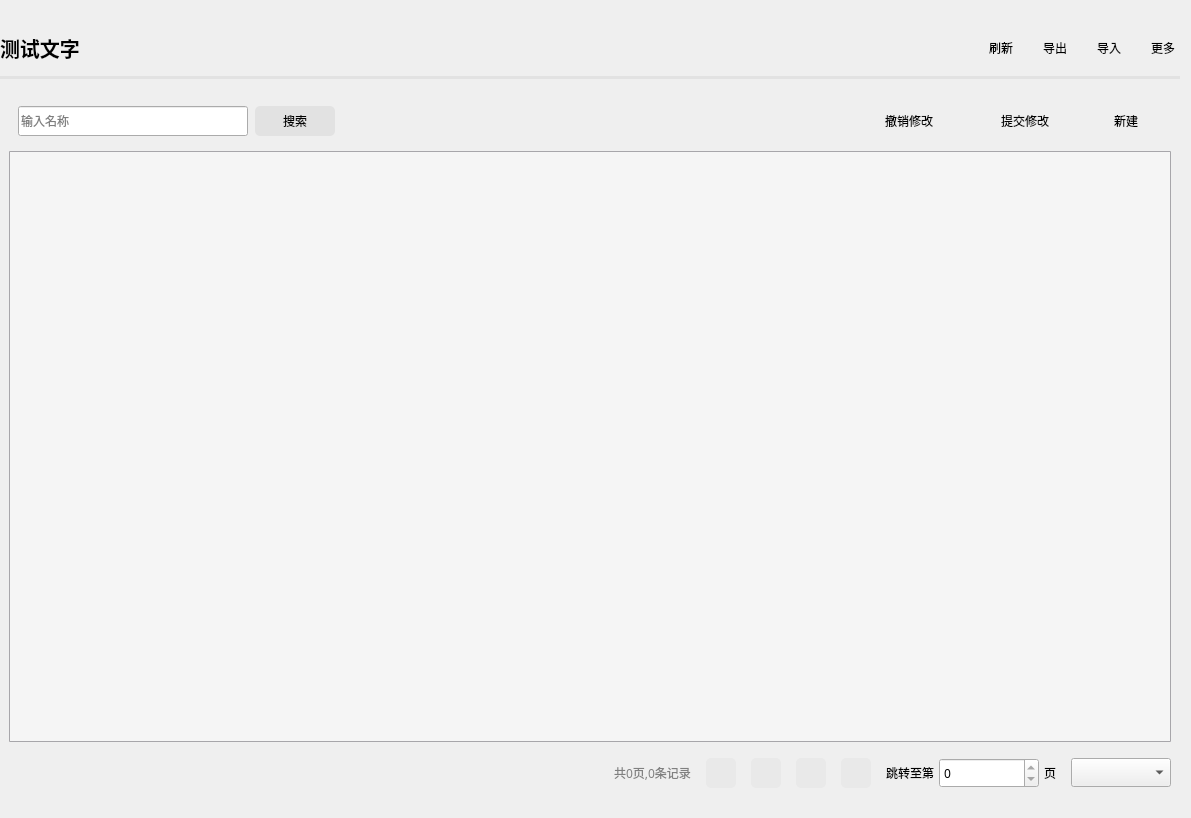
<?xml version="1.0" encoding="UTF-8"?>
<ui version="4.0">
 <class>CustomTableWidget</class>
 <widget class="QWidget" name="CustomTableWidget">
  <property name="geometry">
   <rect>
    <x>0</x>
    <y>0</y>
    <width>1191</width>
    <height>818</height>
   </rect>
  </property>
  <property name="windowTitle">
   <string>Form</string>
  </property>
  <layout class="QGridLayout" name="gridLayout_4">
   <property name="leftMargin">
    <number>0</number>
   </property>
   <item row="0" column="0">
    <widget class="QWidget" name="topWidget" native="true">
     <property name="minimumSize">
      <size>
       <width>0</width>
       <height>80</height>
      </size>
     </property>
     <property name="maximumSize">
      <size>
       <width>16777215</width>
       <height>80</height>
      </size>
     </property>
     <property name="styleSheet">
      <string notr="true">QWidget#rightTopWidget{border-bottom:1px solid #d6d6d6;}</string>
     </property>
     <layout class="QGridLayout" name="gridLayout_3">
      <property name="leftMargin">
       <number>0</number>
      </property>
      <property name="topMargin">
       <number>0</number>
      </property>
      <property name="rightMargin">
       <number>0</number>
      </property>
      <property name="bottomMargin">
       <number>0</number>
      </property>
      <property name="spacing">
       <number>0</number>
      </property>
      <item row="0" column="0">
       <layout class="QVBoxLayout" name="verticalLayout">
        <property name="spacing">
         <number>3</number>
        </property>
        <item>
         <layout class="QHBoxLayout" name="tempLayout">
          <property name="spacing">
           <number>12</number>
          </property>
          <item>
           <widget class="QLabel" name="nameLabel">
            <property name="minimumSize">
             <size>
              <width>0</width>
              <height>50</height>
             </size>
            </property>
            <property name="maximumSize">
             <size>
              <width>16777215</width>
              <height>50</height>
             </size>
            </property>
            <property name="baseSize">
             <size>
              <width>200</width>
              <height>50</height>
             </size>
            </property>
            <property name="font">
             <font>
              <family>宋体</family>
              <pointsize>15</pointsize>
              <bold>true</bold>
             </font>
            </property>
            <property name="text">
             <string>测试文字</string>
            </property>
            <property name="scaledContents">
             <bool>true</bool>
            </property>
            <property name="alignment">
             <set>Qt::AlignLeading|Qt::AlignLeft|Qt::AlignVCenter</set>
            </property>
            <property name="wordWrap">
             <bool>false</bool>
            </property>
            <property name="margin">
             <number>10</number>
            </property>
           </widget>
          </item>
          <item>
           <widget class="QLabel" name="describeLabel">
            <property name="minimumSize">
             <size>
              <width>250</width>
              <height>50</height>
             </size>
            </property>
            <property name="font">
             <font>
              <family>黑体</family>
              <pointsize>10</pointsize>
             </font>
            </property>
            <property name="frameShadow">
             <enum>QFrame::Plain</enum>
            </property>
            <property name="text">
             <string/>
            </property>
            <property name="scaledContents">
             <bool>true</bool>
            </property>
            <property name="alignment">
             <set>Qt::AlignBottom|Qt::AlignLeading|Qt::AlignLeft</set>
            </property>
            <property name="wordWrap">
             <bool>false</bool>
            </property>
            <property name="margin">
             <number>13</number>
            </property>
           </widget>
          </item>
          <item>
           <spacer name="tempLayoutHSpacer">
            <property name="orientation">
             <enum>Qt::Horizontal</enum>
            </property>
            <property name="sizeType">
             <enum>QSizePolicy::Expanding</enum>
            </property>
            <property name="sizeHint" stdset="0">
             <size>
              <width>40</width>
              <height>50</height>
             </size>
            </property>
           </spacer>
          </item>
          <item>
           <widget class="QToolButton" name="btnRefresh">
            <property name="minimumSize">
             <size>
              <width>30</width>
              <height>30</height>
             </size>
            </property>
            <property name="maximumSize">
             <size>
              <width>80</width>
              <height>30</height>
             </size>
            </property>
            <property name="font">
             <font>
              <family>黑体</family>
             </font>
            </property>
            <property name="cursor">
             <cursorShape>PointingHandCursor</cursorShape>
            </property>
            <property name="toolTip">
             <string>刷新</string>
            </property>
            <property name="styleSheet">
             <string notr="true">QToolButton{padding-left:5px;border:0px;border-radius:5px;background:transparent;}
QToolButton:hover{padding-left:5px;border:0px;border-radius:5px;background:transparent #e2e2e2;}</string>
            </property>
            <property name="text">
             <string> 刷新</string>
            </property>
            <property name="icon">
             <iconset resource="../../qrc/custom/custom.qrc">
              <normaloff>:/custom/icons/loading.png</normaloff>:/custom/icons/loading.png</iconset>
            </property>
            <property name="iconSize">
             <size>
              <width>22</width>
              <height>22</height>
             </size>
            </property>
            <property name="toolButtonStyle">
             <enum>Qt::ToolButtonTextBesideIcon</enum>
            </property>
           </widget>
          </item>
          <item>
           <widget class="QToolButton" name="btnExport">
            <property name="minimumSize">
             <size>
              <width>30</width>
              <height>30</height>
             </size>
            </property>
            <property name="maximumSize">
             <size>
              <width>80</width>
              <height>30</height>
             </size>
            </property>
            <property name="font">
             <font>
              <family>黑体</family>
             </font>
            </property>
            <property name="cursor">
             <cursorShape>PointingHandCursor</cursorShape>
            </property>
            <property name="styleSheet">
             <string notr="true">QToolButton{padding-left:5px;border:0px;border-radius:5px;background:transparent;}
QToolButton:hover{padding-left:5px;border:0px;border-radius:5px;background:transparent #e2e2e2;}</string>
            </property>
            <property name="text">
             <string> 导出</string>
            </property>
            <property name="icon">
             <iconset resource="../../qrc/custom/custom.qrc">
              <normaloff>:/custom/icons/export.png</normaloff>:/custom/icons/export.png</iconset>
            </property>
            <property name="iconSize">
             <size>
              <width>22</width>
              <height>22</height>
             </size>
            </property>
            <property name="toolButtonStyle">
             <enum>Qt::ToolButtonTextBesideIcon</enum>
            </property>
           </widget>
          </item>
          <item>
           <widget class="QToolButton" name="btnImport">
            <property name="minimumSize">
             <size>
              <width>30</width>
              <height>30</height>
             </size>
            </property>
            <property name="maximumSize">
             <size>
              <width>80</width>
              <height>30</height>
             </size>
            </property>
            <property name="font">
             <font>
              <family>黑体</family>
             </font>
            </property>
            <property name="cursor">
             <cursorShape>PointingHandCursor</cursorShape>
            </property>
            <property name="styleSheet">
             <string notr="true">QToolButton{padding-left:5px;border:0px;border-radius:5px;background:transparent;}
QToolButton:hover{padding-left:5px;border:0px;border-radius:5px;background:transparent #e2e2e2;}</string>
            </property>
            <property name="text">
             <string> 导入</string>
            </property>
            <property name="icon">
             <iconset resource="../../qrc/custom/custom.qrc">
              <normaloff>:/custom/icons/import.png</normaloff>:/custom/icons/import.png</iconset>
            </property>
            <property name="iconSize">
             <size>
              <width>22</width>
              <height>22</height>
             </size>
            </property>
            <property name="toolButtonStyle">
             <enum>Qt::ToolButtonTextBesideIcon</enum>
            </property>
           </widget>
          </item>
          <item>
           <widget class="QToolButton" name="btnMore">
            <property name="minimumSize">
             <size>
              <width>30</width>
              <height>30</height>
             </size>
            </property>
            <property name="maximumSize">
             <size>
              <width>80</width>
              <height>30</height>
             </size>
            </property>
            <property name="font">
             <font>
              <family>黑体</family>
             </font>
            </property>
            <property name="cursor">
             <cursorShape>PointingHandCursor</cursorShape>
            </property>
            <property name="toolTip">
             <string>更多</string>
            </property>
            <property name="styleSheet">
             <string notr="true">QToolButton{padding-left:5px;border:0px;border-radius:5px;background:transparent;}
QToolButton:hover{padding-left:5px;border:0px;border-radius:5px;background:transparent #e2e2e2;}</string>
            </property>
            <property name="text">
             <string> 更多</string>
            </property>
            <property name="icon">
             <iconset resource="../../qrc/custom/custom.qrc">
              <normaloff>:/custom/icons/more.png</normaloff>:/custom/icons/more.png</iconset>
            </property>
            <property name="iconSize">
             <size>
              <width>22</width>
              <height>22</height>
             </size>
            </property>
            <property name="toolButtonStyle">
             <enum>Qt::ToolButtonTextBesideIcon</enum>
            </property>
           </widget>
          </item>
         </layout>
        </item>
        <item>
         <widget class="Line" name="line">
          <property name="styleSheet">
           <string notr="true">background-color:#e2e2e2;border-top: 0px solid red;</string>
          </property>
          <property name="orientation">
           <enum>Qt::Horizontal</enum>
          </property>
         </widget>
        </item>
       </layout>
      </item>
     </layout>
    </widget>
   </item>
   <item row="1" column="0">
    <widget class="QWidget" name="bottomWidget" native="true">
     <property name="styleSheet">
      <string notr="true"/>
     </property>
     <layout class="QGridLayout" name="gridLayout_5">
      <item row="0" column="0">
       <widget class="QWidget" name="functionWidget" native="true">
        <property name="styleSheet">
         <string notr="true"/>
        </property>
        <layout class="QGridLayout" name="gridLayout_2">
         <property name="topMargin">
          <number>0</number>
         </property>
         <item row="0" column="0">
          <layout class="QHBoxLayout" name="functionLayout">
           <item>
            <layout class="QHBoxLayout" name="leftTopLayout">
             <property name="spacing">
              <number>7</number>
             </property>
             <item>
              <widget class="QLineEdit" name="globalSearch">
               <property name="minimumSize">
                <size>
                 <width>230</width>
                 <height>30</height>
                </size>
               </property>
               <property name="maximumSize">
                <size>
                 <width>230</width>
                 <height>30</height>
                </size>
               </property>
               <property name="font">
                <font>
                 <family>黑体</family>
                </font>
               </property>
               <property name="toolTip">
                <string>搜索</string>
               </property>
               <property name="styleSheet">
                <string notr="true"/>
               </property>
               <property name="placeholderText">
                <string>输入名称</string>
               </property>
              </widget>
             </item>
             <item>
              <widget class="QPushButton" name="globalAdd">
               <property name="minimumSize">
                <size>
                 <width>80</width>
                 <height>30</height>
                </size>
               </property>
               <property name="maximumSize">
                <size>
                 <width>80</width>
                 <height>16777215</height>
                </size>
               </property>
               <property name="font">
                <font>
                 <family>黑体</family>
                </font>
               </property>
               <property name="cursor">
                <cursorShape>PointingHandCursor</cursorShape>
               </property>
               <property name="toolTip">
                <string>新建</string>
               </property>
               <property name="styleSheet">
                <string notr="true">QPushButton{border-radius:5px;border:0px;background:#e2e2e2;}
QPushButton:hover{background:#d1d1d1;}</string>
               </property>
               <property name="text">
                <string>搜索</string>
               </property>
               <property name="icon">
                <iconset resource="../../qrc/custom/custom.qrc">
                 <normaloff>:/custom/icons/search.png</normaloff>:/custom/icons/search.png</iconset>
               </property>
              </widget>
             </item>
            </layout>
           </item>
           <item>
            <spacer name="horizontalSpacer_2">
             <property name="orientation">
              <enum>Qt::Horizontal</enum>
             </property>
             <property name="sizeHint" stdset="0">
              <size>
               <width>40</width>
               <height>20</height>
              </size>
             </property>
            </spacer>
           </item>
           <item>
            <widget class="QToolButton" name="btnRollback">
             <property name="minimumSize">
              <size>
               <width>110</width>
               <height>30</height>
              </size>
             </property>
             <property name="maximumSize">
              <size>
               <width>110</width>
               <height>30</height>
              </size>
             </property>
             <property name="font">
              <font>
               <family>黑体</family>
              </font>
             </property>
             <property name="cursor">
              <cursorShape>PointingHandCursor</cursorShape>
             </property>
             <property name="toolTip">
              <string>新建</string>
             </property>
             <property name="styleSheet">
              <string notr="true">QToolButton{padding-left:5px;border:0px;border-radius:5px;background:transparent;}
QToolButton:hover{padding-left:5px;border:0px;border-radius:5px;background:transparent #e2e2e2;}</string>
             </property>
             <property name="text">
              <string> 撤销修改</string>
             </property>
             <property name="icon">
              <iconset resource="../../qrc/custom/custom.qrc">
               <normaloff>:/custom/icons/add.png</normaloff>:/custom/icons/add.png</iconset>
             </property>
             <property name="iconSize">
              <size>
               <width>22</width>
               <height>22</height>
              </size>
             </property>
             <property name="toolButtonStyle">
              <enum>Qt::ToolButtonTextBesideIcon</enum>
             </property>
            </widget>
           </item>
           <item>
            <widget class="QToolButton" name="btnCommit">
             <property name="minimumSize">
              <size>
               <width>110</width>
               <height>30</height>
              </size>
             </property>
             <property name="maximumSize">
              <size>
               <width>110</width>
               <height>30</height>
              </size>
             </property>
             <property name="font">
              <font>
               <family>黑体</family>
              </font>
             </property>
             <property name="cursor">
              <cursorShape>PointingHandCursor</cursorShape>
             </property>
             <property name="toolTip">
              <string>新建</string>
             </property>
             <property name="styleSheet">
              <string notr="true">QToolButton{padding-left:5px;border:0px;border-radius:5px;background:transparent;}
QToolButton:hover{padding-left:5px;border:0px;border-radius:5px;background:transparent #e2e2e2;}</string>
             </property>
             <property name="text">
              <string> 提交修改</string>
             </property>
             <property name="icon">
              <iconset resource="../../qrc/custom/custom.qrc">
               <normaloff>:/custom/icons/add.png</normaloff>:/custom/icons/add.png</iconset>
             </property>
             <property name="iconSize">
              <size>
               <width>22</width>
               <height>22</height>
              </size>
             </property>
             <property name="toolButtonStyle">
              <enum>Qt::ToolButtonTextBesideIcon</enum>
             </property>
            </widget>
           </item>
           <item>
            <widget class="QToolButton" name="btnAdd">
             <property name="minimumSize">
              <size>
               <width>80</width>
               <height>30</height>
              </size>
             </property>
             <property name="maximumSize">
              <size>
               <width>80</width>
               <height>30</height>
              </size>
             </property>
             <property name="font">
              <font>
               <family>黑体</family>
              </font>
             </property>
             <property name="cursor">
              <cursorShape>PointingHandCursor</cursorShape>
             </property>
             <property name="toolTip">
              <string>新建</string>
             </property>
             <property name="styleSheet">
              <string notr="true">QToolButton{padding-left:5px;border:0px;border-radius:5px;background:transparent;}
QToolButton:hover{padding-left:5px;border:0px;border-radius:5px;background:transparent #e2e2e2;}</string>
             </property>
             <property name="text">
              <string> 新建</string>
             </property>
             <property name="icon">
              <iconset resource="../../qrc/custom/custom.qrc">
               <normaloff>:/custom/icons/add.png</normaloff>:/custom/icons/add.png</iconset>
             </property>
             <property name="iconSize">
              <size>
               <width>22</width>
               <height>22</height>
              </size>
             </property>
             <property name="toolButtonStyle">
              <enum>Qt::ToolButtonTextBesideIcon</enum>
             </property>
            </widget>
           </item>
          </layout>
         </item>
        </layout>
       </widget>
      </item>
      <item row="1" column="0">
       <widget class="QTableView" name="tableMain">
        <property name="font">
         <font>
          <family>黑体</family>
         </font>
        </property>
        <property name="styleSheet">
         <string notr="true">QTableView{background-color:#f5f5f5;border:1px solid rgb(167, 166, 170);border-radius:1px;}</string>
        </property>
       </widget>
      </item>
      <item row="2" column="0">
       <widget class="QWidget" name="pageWidget" native="true">
        <layout class="QGridLayout" name="gridLayout">
         <property name="leftMargin">
          <number>0</number>
         </property>
         <property name="topMargin">
          <number>10</number>
         </property>
         <property name="rightMargin">
          <number>0</number>
         </property>
         <property name="bottomMargin">
          <number>10</number>
         </property>
         <property name="spacing">
          <number>0</number>
         </property>
         <item row="0" column="0">
          <layout class="QHBoxLayout" name="horizontalLayout">
           <property name="spacing">
            <number>15</number>
           </property>
           <item>
            <spacer name="horizontalSpacer_3">
             <property name="orientation">
              <enum>Qt::Horizontal</enum>
             </property>
             <property name="sizeHint" stdset="0">
              <size>
               <width>40</width>
               <height>20</height>
              </size>
             </property>
            </spacer>
           </item>
           <item>
            <widget class="QLabel" name="pageDescribe">
             <property name="font">
              <font>
               <family>黑体</family>
              </font>
             </property>
             <property name="styleSheet">
              <string notr="true">color:gray;</string>
             </property>
             <property name="text">
              <string>共0页,0条记录</string>
             </property>
            </widget>
           </item>
           <item>
            <widget class="QPushButton" name="btnFirst">
             <property name="minimumSize">
              <size>
               <width>30</width>
               <height>30</height>
              </size>
             </property>
             <property name="maximumSize">
              <size>
               <width>30</width>
               <height>30</height>
              </size>
             </property>
             <property name="font">
              <font>
               <family>黑体</family>
               <pointsize>9</pointsize>
              </font>
             </property>
             <property name="cursor">
              <cursorShape>PointingHandCursor</cursorShape>
             </property>
             <property name="toolTip">
              <string>第一页</string>
             </property>
             <property name="styleSheet">
              <string notr="true">QPushButton{background:#e9e9e9;border:0px solid rgb(167, 166, 170);border-radius:5px;}QPushButton:hover{background:#d2d2d2;}QPushButton:press{background:#d2d2d2;}</string>
             </property>
             <property name="text">
              <string/>
             </property>
             <property name="iconSize">
              <size>
               <width>18</width>
               <height>18</height>
              </size>
             </property>
            </widget>
           </item>
           <item>
            <widget class="QPushButton" name="btnPre">
             <property name="minimumSize">
              <size>
               <width>30</width>
               <height>30</height>
              </size>
             </property>
             <property name="maximumSize">
              <size>
               <width>30</width>
               <height>30</height>
              </size>
             </property>
             <property name="font">
              <font>
               <family>黑体</family>
               <pointsize>9</pointsize>
              </font>
             </property>
             <property name="cursor">
              <cursorShape>PointingHandCursor</cursorShape>
             </property>
             <property name="toolTip">
              <string>上一页</string>
             </property>
             <property name="styleSheet">
              <string notr="true">QPushButton{background:#e9e9e9;border:0px solid rgb(167, 166, 170);border-radius:5px;}QPushButton:hover{background:#d2d2d2;}QPushButton:press{background:#d2d2d2;}</string>
             </property>
             <property name="text">
              <string/>
             </property>
             <property name="iconSize">
              <size>
               <width>18</width>
               <height>18</height>
              </size>
             </property>
            </widget>
           </item>
           <item>
            <widget class="QPushButton" name="btnNext">
             <property name="minimumSize">
              <size>
               <width>30</width>
               <height>30</height>
              </size>
             </property>
             <property name="maximumSize">
              <size>
               <width>30</width>
               <height>30</height>
              </size>
             </property>
             <property name="font">
              <font>
               <family>黑体</family>
               <pointsize>9</pointsize>
              </font>
             </property>
             <property name="cursor">
              <cursorShape>PointingHandCursor</cursorShape>
             </property>
             <property name="toolTip">
              <string>下一页</string>
             </property>
             <property name="styleSheet">
              <string notr="true">QPushButton{background:#e9e9e9;border:0px solid rgb(167, 166, 170);border-radius:5px;}QPushButton:hover{background:#d2d2d2;}QPushButton:press{background:#d2d2d2;}</string>
             </property>
             <property name="text">
              <string/>
             </property>
             <property name="iconSize">
              <size>
               <width>18</width>
               <height>18</height>
              </size>
             </property>
            </widget>
           </item>
           <item>
            <widget class="QPushButton" name="btnLast">
             <property name="minimumSize">
              <size>
               <width>30</width>
               <height>30</height>
              </size>
             </property>
             <property name="maximumSize">
              <size>
               <width>30</width>
               <height>30</height>
              </size>
             </property>
             <property name="font">
              <font>
               <family>黑体</family>
               <pointsize>9</pointsize>
              </font>
             </property>
             <property name="cursor">
              <cursorShape>PointingHandCursor</cursorShape>
             </property>
             <property name="toolTip">
              <string>末一页</string>
             </property>
             <property name="styleSheet">
              <string notr="true">QPushButton{background:#e9e9e9;border:0px solid rgb(167, 166, 170);border-radius:5px;}QPushButton:hover{background:#d2d2d2;}QPushButton:press{background:#d2d2d2;}</string>
             </property>
             <property name="text">
              <string/>
             </property>
             <property name="iconSize">
              <size>
               <width>18</width>
               <height>18</height>
              </size>
             </property>
            </widget>
           </item>
           <item>
            <layout class="QHBoxLayout" name="setPageLayout">
             <property name="spacing">
              <number>5</number>
             </property>
             <item>
              <spacer name="horizontalSpacer">
               <property name="minimumSize">
                <size>
                 <width>0</width>
                 <height>30</height>
                </size>
               </property>
               <property name="maximumSize">
                <size>
                 <width>16777215</width>
                 <height>30</height>
                </size>
               </property>
               <property name="orientation">
                <enum>Qt::Horizontal</enum>
               </property>
               <property name="sizeType">
                <enum>QSizePolicy::Minimum</enum>
               </property>
               <property name="sizeHint" stdset="0">
                <size>
                 <width>10</width>
                 <height>20</height>
                </size>
               </property>
              </spacer>
             </item>
             <item>
              <widget class="QLabel" name="leftLabel">
               <property name="minimumSize">
                <size>
                 <width>0</width>
                 <height>30</height>
                </size>
               </property>
               <property name="maximumSize">
                <size>
                 <width>16777215</width>
                 <height>30</height>
                </size>
               </property>
               <property name="font">
                <font>
                 <family>黑体</family>
                 <pointsize>9</pointsize>
                </font>
               </property>
               <property name="text">
                <string>跳转至第</string>
               </property>
               <property name="scaledContents">
                <bool>true</bool>
               </property>
               <property name="alignment">
                <set>Qt::AlignCenter</set>
               </property>
              </widget>
             </item>
             <item>
              <widget class="QSpinBox" name="boxSetPage">
               <property name="minimumSize">
                <size>
                 <width>100</width>
                 <height>30</height>
                </size>
               </property>
               <property name="maximumSize">
                <size>
                 <width>16777215</width>
                 <height>30</height>
                </size>
               </property>
               <property name="font">
                <font>
                 <family>黑体</family>
                 <pointsize>9</pointsize>
                </font>
               </property>
               <property name="toolTip">
                <string>跳转页</string>
               </property>
               <property name="styleSheet">
                <string notr="true"/>
               </property>
               <property name="maximum">
                <number>0</number>
               </property>
              </widget>
             </item>
             <item>
              <widget class="QLabel" name="rightLabel">
               <property name="minimumSize">
                <size>
                 <width>0</width>
                 <height>30</height>
                </size>
               </property>
               <property name="maximumSize">
                <size>
                 <width>16777215</width>
                 <height>30</height>
                </size>
               </property>
               <property name="font">
                <font>
                 <family>黑体</family>
                 <pointsize>9</pointsize>
                </font>
               </property>
               <property name="text">
                <string>页</string>
               </property>
               <property name="scaledContents">
                <bool>true</bool>
               </property>
               <property name="alignment">
                <set>Qt::AlignCenter</set>
               </property>
              </widget>
             </item>
            </layout>
           </item>
           <item>
            <widget class="QComboBox" name="countPerPage">
             <property name="minimumSize">
              <size>
               <width>100</width>
               <height>29</height>
              </size>
             </property>
             <property name="maximumSize">
              <size>
               <width>100</width>
               <height>29</height>
              </size>
             </property>
             <property name="font">
              <font>
               <family>黑体</family>
              </font>
             </property>
             <property name="editable">
              <bool>false</bool>
             </property>
             <property name="currentText">
              <string/>
             </property>
            </widget>
           </item>
          </layout>
         </item>
        </layout>
       </widget>
      </item>
     </layout>
    </widget>
   </item>
  </layout>
 </widget>
 <resources>
  <include location="../../qrc/custom/custom.qrc"/>
 </resources>
 <connections/>
</ui>
